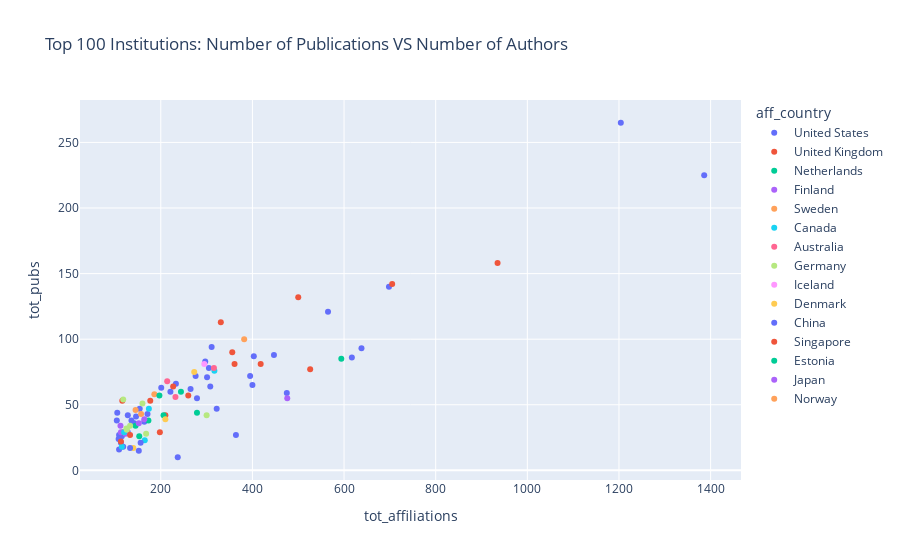

Notebook code for this chart:
### Code cell
treshold = 100

px.scatter(gridaffiliations[:treshold], 
           x="tot_affiliations", y="tot_pubs", 
           color="aff_country",
           hover_name="aff_name", 
           hover_data=['aff_id', 'aff_name', 'aff_city', 'aff_country', 'tot_affiliations', 'tot_pubs'], 
           title=f"Top {treshold} Institutions: Number of Publications VS Number of Authors")

### Figure 1 — Plotly figure (JSON) as saved in the notebook; plotly's stock layout.template omitted (floating-point values rounded to 4 significant figures; data arrays with more than 128 entries replaced by an {"elided": "..."} marker saying what was removed)
{"data": [{"customdata": {"elided": "41x6 mixed values"}, "hovertemplate": "<b>%{hovertext}</b><br><br>aff_country=%{customdata[3]}<br>tot_affiliations=%{customdata[4]}<br>tot_pubs=%{customdata[5]}<br>aff_id=%{customdata[0]}<br>aff_name=%{customdata[1]}<br>aff_city=%{customdata[2]}<extra></extra>", "hovertext": ["Broad Institute", "Harvard University", "Massachusetts General Hospital", "Icahn School of Medicine at Mount Sinai", "University of Michigan–Ann Arbor", "Stanford University", "Memorial Sloan Kettering Cancer Center", "University of Washington", "University of California, San Francisco", "Washington University in St. Louis", "Dana-Farber Cancer Institute", "St. Jude Children's Research Hospital", "Yale University", "Brigham and Women's Hospital", "University of California, San Diego", "Johns Hopkins University", "University of North Carolina at Chapel Hill", "University of Pennsylvania", "Columbia University", "University of California, Los Angeles", "Baylor College of Medicine", "Cornell University", "University of Southern California", "Boston Children's Hospital", "Fred Hutchinson Cancer Research Center", "The University of Texas MD Anderson Cancer Center", "Boston University", "University of Pittsburgh", "National Heart Lung and Blood Institute", "Mayo Clinic", "National Institutes of Health", "National Cancer Institute", "University of Miami", "The University of Texas Southwestern Medical Center", "Vanderbilt University Medical Center", "Northwestern University", "Wake Forest University", "Roche (United States)", "Harbor–UCLA Medical Center", "University of Utah", "The University of Texas Health Science Center at Houston"], "legendgroup": "United States", "marker": {"color": "#636efa", "symbol": "circle"}, "mode": "markers", "name": "United States", "showlegend": true, "type": "scatter", "x": [1386, 1204, 698, 638, 617, 565, 475, 447, 403, 400, 395, 364, 322, 311, 308, 305, 301, 297, 279, 276, 265, 233, 221, 201, 171, 164, 154, 146, 142, 136, 128, 128, 118, 115, 113, 113, 109, 109, 108, 105, 104], "xaxis": "x", "y": [225, 265, 140, 93, 86, 121, 59, 88, 87, 65, 72, 27, 47, 94, 64, 78, 71, 83, 55, 72, 62, 66, 60, 63, 43, 37, 47, 41, 36, 38, 42, 29, 18, 26, 28, 21, 27, 16, 24, 44, 38], "yaxis": "y"}, {"customdata": [["grid.5335.0", "University of Cambridge", "Cambridge", "United Kingdom", 935, 158], ["grid.10306.34", "Wellcome Sanger Institute", "Cambridge", "United Kingdom", 705, 142], ["grid.4305.2", "University of Edinburgh", "Edinburgh", "United Kingdom", 526, 77], ["grid.4991.5", "University of Oxford", "Oxford", "United Kingdom", 500, 132], ["grid.7445.2", "Imperial College London", "London", "United Kingdom", 418, 81], ["grid.270683.8", "Wellcome Centre for Human Genetics", "Oxford", "United Kingdom", 361, 81], ["grid.13097.3c", "King's College London", "London", "United Kingdom", 356, 90], ["grid.83440.3b", "University College London", "London", "United Kingdom", 331, 113], ["grid.4868.2", "Queen Mary University of London", "London", "United Kingdom", 260, 57], ["grid.18886.3f", "Institute of Cancer Research", "London", "United Kingdom", 210, 42], ["grid.5600.3", "Cardiff University", "Cardiff", "United Kingdom", 198, 29], ["grid.5337.2", "University of Bristol", "Bristol", "United Kingdom", 177, 53], ["grid.470900.a", "Institute of Metabolic Science", "Cambridge", "United Kingdom", 126, 29], ["grid.9918.9", "University of Leicester", "Leicester", "United Kingdom", 118, 29], ["grid.5379.8", "University of Manchester", "Manchester", "United Kingdom", 116, 53]], "hovertemplate": "<b>%{hovertext}</b><br><br>aff_country=%{customdata[3]}<br>tot_affiliations=%{customdata[4]}<br>tot_pubs=%{customdata[5]}<br>aff_id=%{customdata[0]}<br>aff_name=%{customdata[1]}<br>aff_city=%{customdata[2]}<extra></extra>", "hovertext": ["University of Cambridge", "Wellcome Sanger Institute", "University of Edinburgh", "University of Oxford", "Imperial College London", "Wellcome Centre for Human Genetics", "King's College London", "University College London", "Queen Mary University of London", "Institute of Cancer Research", "Cardiff University", "University of Bristol", "Institute of Metabolic Science", "University of Leicester", "University of Manchester"], "legendgroup": "United Kingdom", "marker": {"color": "#EF553B", "symbol": "circle"}, "mode": "markers", "name": "United Kingdom", "showlegend": true, "type": "scatter", "x": [935, 705, 526, 500, 418, 361, 356, 331, 260, 210, 198, 177, 126, 118, 116], "xaxis": "x", "y": [158, 142, 77, 132, 81, 81, 90, 113, 57, 42, 29, 53, 29, 29, 53], "yaxis": "y"}, {"customdata": [["grid.5645.2", "Erasmus University Medical Center", "Rotterdam", "Netherlands", 594, 85], ["grid.4494.d", "University Medical Center Groningen", "Groningen", "Netherlands", 279, 44], ["grid.10419.3d", "Leiden University Medical Center", "Leiden", "Netherlands", 244, 60], ["grid.7692.a", "University Medical Center Utrecht", "Utrecht", "Netherlands", 206, 42], ["grid.10417.33", "Radboud University Nijmegen Medical Centre", "Nijmegen", "Netherlands", 173, 38], ["grid.484519.5", "Amsterdam Neuroscience", "Amsterdam", "Netherlands", 153, 26], ["grid.12380.38", "VU Amsterdam", "Amsterdam", "Netherlands", 145, 34]], "hovertemplate": "<b>%{hovertext}</b><br><br>aff_country=%{customdata[3]}<br>tot_affiliations=%{customdata[4]}<br>tot_pubs=%{customdata[5]}<br>aff_id=%{customdata[0]}<br>aff_name=%{customdata[1]}<br>aff_city=%{customdata[2]}<extra></extra>", "hovertext": ["Erasmus University Medical Center", "University Medical Center Groningen", "Leiden University Medical Center", "University Medical Center Utrecht", "Radboud University Nijmegen Medical Centre", "Amsterdam Neuroscience", "VU Amsterdam"], "legendgroup": "Netherlands", "marker": {"color": "#00cc96", "symbol": "circle"}, "mode": "markers", "name": "Netherlands", "showlegend": true, "type": "scatter", "x": [594, 279, 244, 206, 173, 153, 145], "xaxis": "x", "y": [85, 44, 60, 42, 38, 26, 34], "yaxis": "y"}, {"customdata": [["grid.7737.4", "University of Helsinki", "Helsinki", "Finland", 476, 55], ["grid.14758.3f", "National Institute for Health and Welfare", "Helsinki", "Finland", 164, 39], ["grid.502801.e", "Tampere University", "Tampere", "Finland", 123, 28], ["grid.9668.1", "University of Eastern Finland", "Kuopio", "Finland", 113, 29], ["grid.410705.7", "Kuopio University Hospital", "Kuopio", "Finland", 112, 34]], "hovertemplate": "<b>%{hovertext}</b><br><br>aff_country=%{customdata[3]}<br>tot_affiliations=%{customdata[4]}<br>tot_pubs=%{customdata[5]}<br>aff_id=%{customdata[0]}<br>aff_name=%{customdata[1]}<br>aff_city=%{customdata[2]}<extra></extra>", "hovertext": ["University of Helsinki", "National Institute for Health and Welfare", "Tampere University", "University of Eastern Finland", "Kuopio University Hospital"], "legendgroup": "Finland", "marker": {"color": "#ab63fa", "symbol": "circle"}, "mode": "markers", "name": "Finland", "showlegend": true, "type": "scatter", "x": [476, 164, 123, 113, 112], "xaxis": "x", "y": [55, 39, 28, 29, 34], "yaxis": "y"}, {"customdata": [["grid.4714.6", "Karolinska Institute", "Stockholm", "Sweden", 382, 100], ["grid.8993.b", "Uppsala University", "Uppsala", "Sweden", 186, 58], ["grid.4514.4", "Lund University", "Lund", "Sweden", 157, 43]], "hovertemplate": "<b>%{hovertext}</b><br><br>aff_country=%{customdata[3]}<br>tot_affiliations=%{customdata[4]}<br>tot_pubs=%{customdata[5]}<br>aff_id=%{customdata[0]}<br>aff_name=%{customdata[1]}<br>aff_city=%{customdata[2]}<extra></extra>", "hovertext": ["Karolinska Institute", "Uppsala University", "Lund University"], "legendgroup": "Sweden", "marker": {"color": "#FFA15A", "symbol": "circle"}, "mode": "markers", "name": "Sweden", "showlegend": true, "type": "scatter", "x": [382, 186, 157], "xaxis": "x", "y": [100, 58, 43], "yaxis": "y"}, {"customdata": [["grid.17063.33", "University of Toronto", "Toronto", "Canada", 317, 76], ["grid.14709.3b", "McGill University", "Montreal", "Canada", 174, 47], ["grid.42327.30", "Hospital for Sick Children", "Toronto", "Canada", 165, 23], ["grid.17091.3e", "University of British Columbia", "Vancouver", "Canada", 120, 29], ["grid.419890.d", "Ontario Institute for Cancer Research", "Toronto", "Canada", 115, 18]], "hovertemplate": "<b>%{hovertext}</b><br><br>aff_country=%{customdata[3]}<br>tot_affiliations=%{customdata[4]}<br>tot_pubs=%{customdata[5]}<br>aff_id=%{customdata[0]}<br>aff_name=%{customdata[1]}<br>aff_city=%{customdata[2]}<extra></extra>", "hovertext": ["University of Toronto", "McGill University", "Hospital for Sick Children", "University of British Columbia", "Ontario Institute for Cancer Research"], "legendgroup": "Canada", "marker": {"color": "#19d3f3", "symbol": "circle"}, "mode": "markers", "name": "Canada", "showlegend": true, "type": "scatter", "x": [317, 174, 165, 120, 115], "xaxis": "x", "y": [76, 47, 23, 29, 18], "yaxis": "y"}, {"customdata": [["grid.1003.2", "University of Queensland", "Brisbane", "Australia", 316, 78], ["grid.1049.c", "QIMR Berghofer Medical Research Institute", "Brisbane", "Australia", 232, 56], ["grid.1008.9", "University of Melbourne", "Melbourne", "Australia", 214, 68]], "hovertemplate": "<b>%{hovertext}</b><br><br>aff_country=%{customdata[3]}<br>tot_affiliations=%{customdata[4]}<br>tot_pubs=%{customdata[5]}<br>aff_id=%{customdata[0]}<br>aff_name=%{customdata[1]}<br>aff_city=%{customdata[2]}<extra></extra>", "hovertext": ["University of Queensland", "QIMR Berghofer Medical Research Institute", "University of Melbourne"], "legendgroup": "Australia", "marker": {"color": "#FF6692", "symbol": "circle"}, "mode": "markers", "name": "Australia", "showlegend": true, "type": "scatter", "x": [316, 232, 214], "xaxis": "x", "y": [78, 56, 68], "yaxis": "y"}, {"customdata": [["grid.7497.d", "German Cancer Research Center", "Heidelberg", "Germany", 300, 42], ["grid.9647.c", "Leipzig University", "Leipzig", "Germany", 168, 28], ["grid.6363.0", "Charité", "Berlin", "Germany", 160, 51], ["grid.5603.0", "University of Greifswald", "Greifswald", "Germany", 133, 34], ["grid.452396.f", "German Centre for Cardiovascular Research", "Berlin", "Germany", 126, 31], ["grid.10388.32", "University of Bonn", "Bonn", "Germany", 125, 32], ["grid.5252.0", "Ludwig Maximilian University of Munich", "Munich", "Germany", 118, 54]], "hovertemplate": "<b>%{hovertext}</b><br><br>aff_country=%{customdata[3]}<br>tot_affiliations=%{customdata[4]}<br>tot_pubs=%{customdata[5]}<br>aff_id=%{customdata[0]}<br>aff_name=%{customdata[1]}<br>aff_city=%{customdata[2]}<extra></extra>", "hovertext": ["German Cancer Research Center", "Leipzig University", "Charité", "University of Greifswald", "German Centre for Cardiovascular Research", "University of Bonn", "Ludwig Maximilian University of Munich"], "legendgroup": "Germany", "marker": {"color": "#B6E880", "symbol": "circle"}, "mode": "markers", "name": "Germany", "showlegend": true, "type": "scatter", "x": [300, 168, 160, 133, 126, 125, 118], "xaxis": "x", "y": [42, 28, 51, 34, 31, 32, 54], "yaxis": "y"}, {"customdata": [["grid.14013.37", "University of Iceland", "Reykjavik", "Iceland", 295, 81]], "hovertemplate": "<b>%{hovertext}</b><br><br>aff_country=%{customdata[3]}<br>tot_affiliations=%{customdata[4]}<br>tot_pubs=%{customdata[5]}<br>aff_id=%{customdata[0]}<br>aff_name=%{customdata[1]}<br>aff_city=%{customdata[2]}<extra></extra>", "hovertext": ["University of Iceland"], "legendgroup": "Iceland", "marker": {"color": "#FF97FF", "symbol": "circle"}, "mode": "markers", "name": "Iceland", "showlegend": true, "type": "scatter", "x": [295], "xaxis": "x", "y": [81], "yaxis": "y"}, {"customdata": [["grid.5254.6", "University of Copenhagen", "Copenhagen", "Denmark", 273, 75], ["grid.7048.b", "Aarhus University", "Aarhus", "Denmark", 210, 39], ["grid.452548.a", "Lundbeck Foundation", "Copenhagen", "Denmark", 140, 17]], "hovertemplate": "<b>%{hovertext}</b><br><br>aff_country=%{customdata[3]}<br>tot_affiliations=%{customdata[4]}<br>tot_pubs=%{customdata[5]}<br>aff_id=%{customdata[0]}<br>aff_name=%{customdata[1]}<br>aff_city=%{customdata[2]}<extra></extra>", "hovertext": ["University of Copenhagen", "Aarhus University", "Lundbeck Foundation"], "legendgroup": "Denmark", "marker": {"color": "#FECB52", "symbol": "circle"}, "mode": "markers", "name": "Denmark", "showlegend": true, "type": "scatter", "x": [273, 210, 140], "xaxis": "x", "y": [75, 39, 17], "yaxis": "y"}, {"customdata": [["grid.256111.0", "Fujian Agriculture and Forestry University", "Fuzhou", "China", 237, 10], ["grid.419092.7", "Shanghai Institutes for Biological Sciences", "Shanghai", "China", 156, 21], ["grid.21155.32", "Beijing Genomics Institute", "Shenzhen", "China", 152, 15], ["grid.35155.37", "Huazhong Agricultural University", "Wuhan", "China", 133, 17]], "hovertemplate": "<b>%{hovertext}</b><br><br>aff_country=%{customdata[3]}<br>tot_affiliations=%{customdata[4]}<br>tot_pubs=%{customdata[5]}<br>aff_id=%{customdata[0]}<br>aff_name=%{customdata[1]}<br>aff_city=%{customdata[2]}<extra></extra>", "hovertext": ["Fujian Agriculture and Forestry University", "Shanghai Institutes for Biological Sciences", "Beijing Genomics Institute", "Huazhong Agricultural University"], "legendgroup": "China", "marker": {"color": "#636efa", "symbol": "circle"}, "mode": "markers", "name": "China", "showlegend": true, "type": "scatter", "x": [237, 156, 152, 133], "xaxis": "x", "y": [10, 21, 15, 17], "yaxis": "y"}, {"customdata": [["grid.4280.e", "National University of Singapore", "Singapore", "Singapore", 227, 64], ["grid.418377.e", "Genome Institute of Singapore", "Singapore", "Singapore", 133, 27], ["grid.428397.3", "Duke NUS Graduate Medical School", "Singapore", "Singapore", 113, 22]], "hovertemplate": "<b>%{hovertext}</b><br><br>aff_country=%{customdata[3]}<br>tot_affiliations=%{customdata[4]}<br>tot_pubs=%{customdata[5]}<br>aff_id=%{customdata[0]}<br>aff_name=%{customdata[1]}<br>aff_city=%{customdata[2]}<extra></extra>", "hovertext": ["National University of Singapore", "Genome Institute of Singapore", "Duke NUS Graduate Medical School"], "legendgroup": "Singapore", "marker": {"color": "#EF553B", "symbol": "circle"}, "mode": "markers", "name": "Singapore", "showlegend": true, "type": "scatter", "x": [227, 133, 113], "xaxis": "x", "y": [64, 27, 22], "yaxis": "y"}, {"customdata": [["grid.10939.32", "University of Tartu", "Tartu", "Estonia", 197, 57]], "hovertemplate": "<b>%{hovertext}</b><br><br>aff_country=%{customdata[3]}<br>tot_affiliations=%{customdata[4]}<br>tot_pubs=%{customdata[5]}<br>aff_id=%{customdata[0]}<br>aff_name=%{customdata[1]}<br>aff_city=%{customdata[2]}<extra></extra>", "hovertext": ["University of Tartu"], "legendgroup": "Estonia", "marker": {"color": "#00cc96", "symbol": "circle"}, "mode": "markers", "name": "Estonia", "showlegend": true, "type": "scatter", "x": [197], "xaxis": "x", "y": [57], "yaxis": "y"}, {"customdata": [["grid.26999.3d", "University of Tokyo", "Tokyo", "Japan", 152, 36]], "hovertemplate": "<b>%{hovertext}</b><br><br>aff_country=%{customdata[3]}<br>tot_affiliations=%{customdata[4]}<br>tot_pubs=%{customdata[5]}<br>aff_id=%{customdata[0]}<br>aff_name=%{customdata[1]}<br>aff_city=%{customdata[2]}<extra></extra>", "hovertext": ["University of Tokyo"], "legendgroup": "Japan", "marker": {"color": "#ab63fa", "symbol": "circle"}, "mode": "markers", "name": "Japan", "showlegend": true, "type": "scatter", "x": [152], "xaxis": "x", "y": [36], "yaxis": "y"}, {"customdata": [["grid.55325.34", "Oslo University Hospital", "Oslo", "Norway", 145, 46]], "hovertemplate": "<b>%{hovertext}</b><br><br>aff_country=%{customdata[3]}<br>tot_affiliations=%{customdata[4]}<br>tot_pubs=%{customdata[5]}<br>aff_id=%{customdata[0]}<br>aff_name=%{customdata[1]}<br>aff_city=%{customdata[2]}<extra></extra>", "hovertext": ["Oslo University Hospital"], "legendgroup": "Norway", "marker": {"color": "#FFA15A", "symbol": "circle"}, "mode": "markers", "name": "Norway", "showlegend": true, "type": "scatter", "x": [145], "xaxis": "x", "y": [46], "yaxis": "y"}], "layout": {"autosize": true, "legend": {"title": {"text": "aff_country"}, "tracegroupgap": 0}, "title": {"text": "Top 100 Institutions: Number of Publications VS Number of Authors"}, "xaxis": {"anchor": "y", "autorange": true, "domain": [0, 1], "range": [25.46, 1465.0], "title": {"text": "tot_affiliations"}, "type": "linear"}, "yaxis": {"anchor": "x", "autorange": true, "domain": [0, 1], "range": [-8.678, 283.7], "title": {"text": "tot_pubs"}, "type": "linear"}}}
